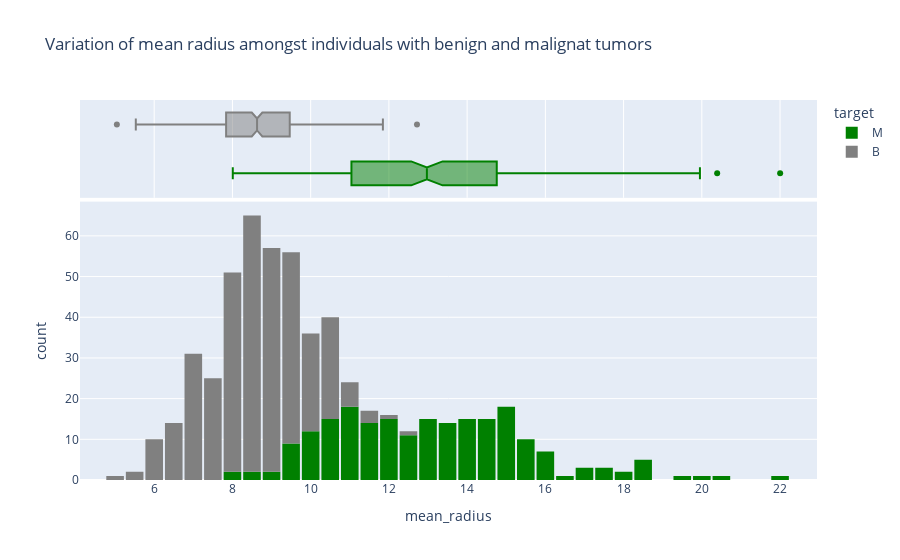

Write notebook code for a chart like this one.
### Code cell
fig4= px.histogram(merged_df_chopped, 
                   x='mean_radius', 
                   marginal='box', 
                   color='target', 
                   color_discrete_sequence=['green', 'grey'], 
                   title='Variation of mean radius amongst individuals with benign and malignat tumors')
fig4.update_layout(bargap=0.1)
fig4.show()

### Figure 1 — Plotly figure (JSON) as saved in the notebook; plotly's stock layout.template omitted (floating-point values rounded to 4 significant figures; data arrays with more than 128 entries replaced by an {"elided": "..."} marker saying what was removed)
{"data": [{"alignmentgroup": "True", "bingroup": "x", "hovertemplate": "target=M<br>mean_radius=%{x}<br>count=%{y}<extra></extra>", "legendgroup": "M", "marker": {"color": "green", "pattern": {"shape": ""}}, "name": "M", "offsetgroup": "M", "orientation": "v", "showlegend": true, "type": "histogram", "x": {"elided": "212 float values"}, "xaxis": "x", "yaxis": "y"}, {"alignmentgroup": "True", "hovertemplate": "target=M<br>mean_radius=%{x}<extra></extra>", "legendgroup": "M", "marker": {"color": "green"}, "name": "M", "notched": true, "offsetgroup": "M", "showlegend": false, "type": "box", "x": {"elided": "212 float values"}, "xaxis": "x2", "yaxis": "y2"}, {"alignmentgroup": "True", "bingroup": "x", "hovertemplate": "target=B<br>mean_radius=%{x}<br>count=%{y}<extra></extra>", "legendgroup": "B", "marker": {"color": "grey", "pattern": {"shape": ""}}, "name": "B", "offsetgroup": "B", "orientation": "v", "showlegend": true, "type": "histogram", "x": {"elided": "357 float values"}, "xaxis": "x", "yaxis": "y"}, {"alignmentgroup": "True", "hovertemplate": "target=B<br>mean_radius=%{x}<extra></extra>", "legendgroup": "B", "marker": {"color": "grey"}, "name": "B", "notched": true, "offsetgroup": "B", "showlegend": false, "type": "box", "x": {"elided": "357 float values"}, "xaxis": "x2", "yaxis": "y2"}], "layout": {"bargap": 0.1, "barmode": "relative", "legend": {"title": {"text": "target"}, "tracegroupgap": 0}, "title": {"text": "Variation of mean radius amongst individuals with benign and malignat tumors"}, "xaxis": {"anchor": "y", "domain": [0, 1], "title": {"text": "mean_radius"}}, "xaxis2": {"anchor": "y2", "domain": [0, 1], "matches": "x", "showgrid": true, "showticklabels": false}, "yaxis": {"anchor": "x", "domain": [0, 0.7326], "title": {"text": "count"}}, "yaxis2": {"anchor": "x2", "domain": [0.7426, 1], "matches": "y2", "showgrid": false, "showline": false, "showticklabels": false, "ticks": ""}}}
